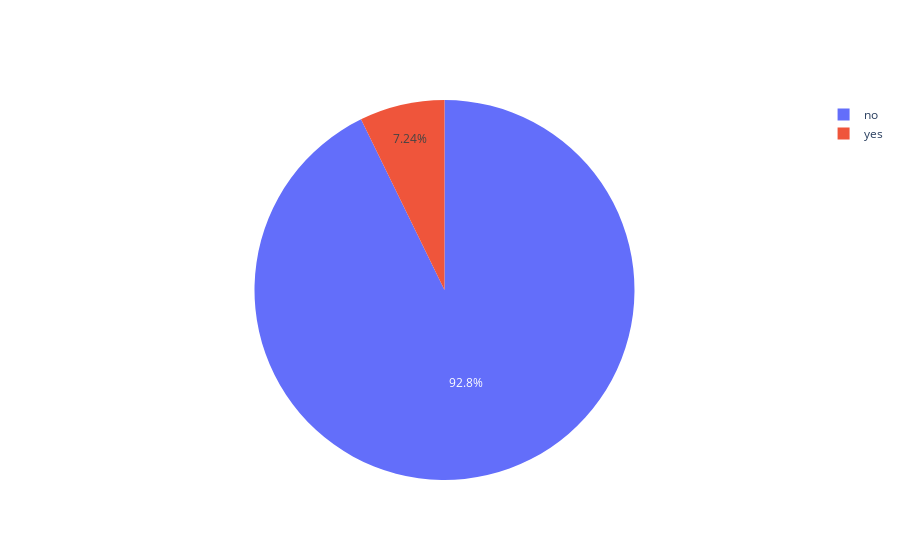

Notebook source saved alongside this figure:
### Markdown cell above
### Visualize data and features engineering

### Code cell
subscriber_counts = df['y'].value_counts()
fig = go.Figure(data=[go.Pie(labels=subscriber_counts.keys().tolist(), values=subscriber_counts)])
fig

### Figure 1 — Plotly figure (JSON) as saved in the notebook; plotly's stock layout.template omitted (floating-point values rounded to 4 significant figures)
{"data": [{"labels": ["no", "yes"], "type": "pie", "values": [37104, 2896]}], "layout": {"autosize": true}}
